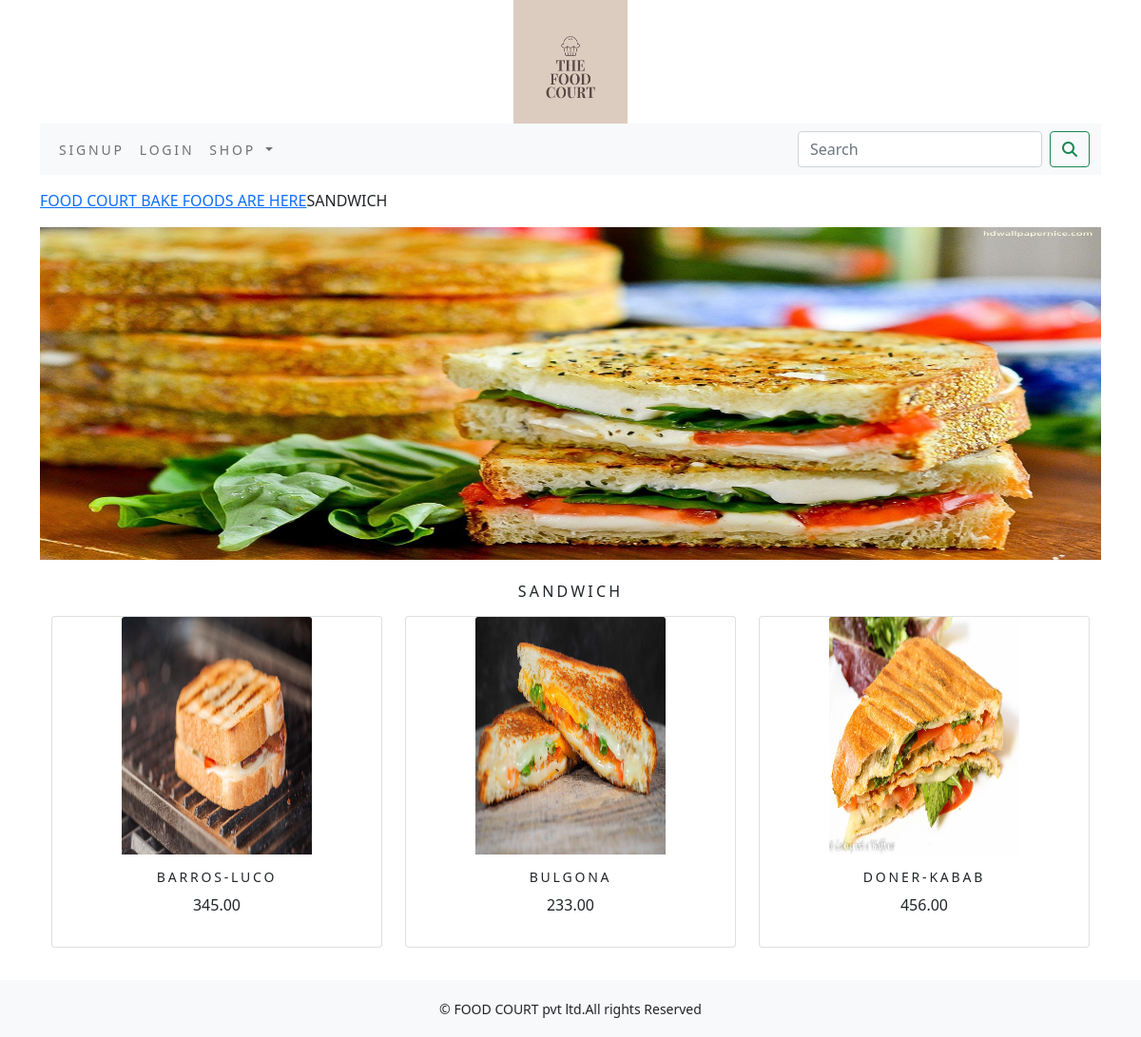
Screenshot of /foodcourt/bread/ with the database file from the repository.
### foodcourt/models.py (models this page shows, shortened)
class Category(models.Model):
    name=models.CharField(max_length=250,unique=True)
    slug=models.SlugField(max_length=250,unique=True)
    description=models.TextField(blank=True)
    image=models.ImageField(upload_to='category',blank=True)
    class Meta:
        ordering=('name',)
        verbose_name='category'
        verbose_name_plural='categories'
    def get_url(self):
        return  reverse('foodcourt:product_by_category',args=[self.slug])

class Product(models.Model):
    name=models.CharField(max_length=250,unique=True)
    slug=models.SlugField(max_length=250,unique=True)
    description=models.TextField(blank=True)
    price=models.DecimalField(max_digits=10,decimal_places=2)
    category=models.ForeignKey(Category,on_delete=models.CASCADE)
    image=models.ImageField(upload_to='product',blank=True)
    stock=models.IntegerField()
    available=models.BooleanField(default=True)
    created=models.DateTimeField(auto_now_add=True)
    updated=models.DateTimeField(auto_now=True)
    def get_url(self):
        return  reverse('foodcourt:prodCatdetail',args=[self.category.slug,self.slug])
    class Meta:
        ordering=('name',)
        verbose_name='product'
        verbose_name_plural='products'

### foodcourt/views.py (the view)
# urls.py: path('',views.allProdCat,name='allProdCat'),
def allProdCat(request,c_slug=None):
    c_page=None
    products_list=None
    if c_slug!=None:
        c_page=get_object_or_404(Category,slug=c_slug)
        products_list=Product.objects.all().filter(category=c_page,available=True)
    else:
        products_list=Product.objects.all().filter(available=True)
    paginator=Paginator(products_list,6)
    try:
        page=int(request.GET.get('page','1'))
    except:
        page=1
    try:
        products=paginator.page(page)
    except  (EmptyPage,InvalidPage):
        products=paginator.page(paginator.num_pages)
    return  render(request,"category.html",{'category':c_page,'products':products})

### cart/context_processors.py (called while the page is built)
def counter(request):
    item_count=0
    if 'admin' in request.path:
        return  {}
    else:
        try:
            cart=Cart.objects.filter(cart_id=_cart_id(request))
            car_items=CartItem.objects.all().filter(cart=cart[:1])
            for cart_item in car_items:
                item_count += cart_item.quantity
        except Cart.DoesNotExist:
            item_count =0
    return  dict(item_count=item_count)

### cart/views.py (called while the page is built)
def _cart_id(request):
    cart=request.session.session_key
    if not cart:
        cart=request.session.create()
    return cart

### foodcourt/context_processors.py (called while the page is built)
def menu_links(request):
    links=Category.objects.all()
    return dict(links=links)

### templates/category.html (shortened to what this page needs)
{% extends 'base.html' %}
{% load static %}
{% block content %}
    {% if category %}
        <div class="row my_row_class">
            <div class="mx-auto">
                <p><a href="{% url 'foodcourt:allProdCat' %}">FOOD COURT BAKE FOODS ARE HERE</a>{{ category.name }}</p>
            </div>
        </div>
    {% endif %}
<div class="mx-auto">
    {% if category %}
        <img  class="my_image" src="{{category.image.url}}" style="height:350px;" alt="{{category.name}}">
</div><br>
<div>
    <h1 class="text-center my_title">{{category.name}}</h1>
</div>
{% endif %}
<div class="container">
    <div class="row mx_auto">
        {% for product in products.object_list %}
        <div class="my_bottom_margin col-9 col-sm-12  col-md-4 xol-lg-4">
            <div class="card text-center" style="min-width:18rem;">
                <a href="{{product.get_url}}"><img class="card-img-top my_image" src="{{product.image.url}}" style="width:200px;height:250px;" alt="{{product.name}}"></a>
            <div class="card-body">
               <h4>{{product.name}}</h4>
                <p>{{product.price}}</p>
            </div>
            </div>
        </div>
        {% endfor %}
    </div>
    <br>
</div>
{% endblock %}

### static/css/custom.css (style rules this page uses)
body { font-family: 'Roboto', sans-serif; }
.my_row_class { padding-top :15px; }
.my_image { width:100%; height:auto; }
.my_title { font-size:16px; text_transform:uppercase; letter-spacing:.2em; }
.my_bottom_margin { margin-bottom:10px; }
.card-body h4 { font-size:14px; text-transform:uppercase; letter-spacing:.2em }

### rows the page displays
Category: name "SANDWICH", image (picture)
Product: image (picture), name "BARROS-LUCO", price "345.00"
Product: image (picture), name "BULGONA", price "233.00"
Product: image (picture), name "DONER-KABAB", price "456.00"
